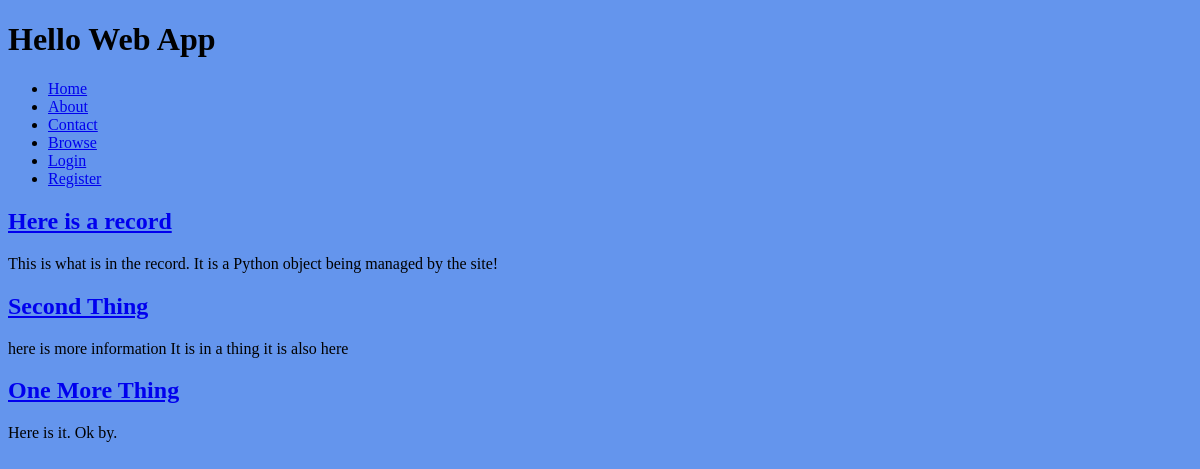
/, run on an earlier commit of the app's database.
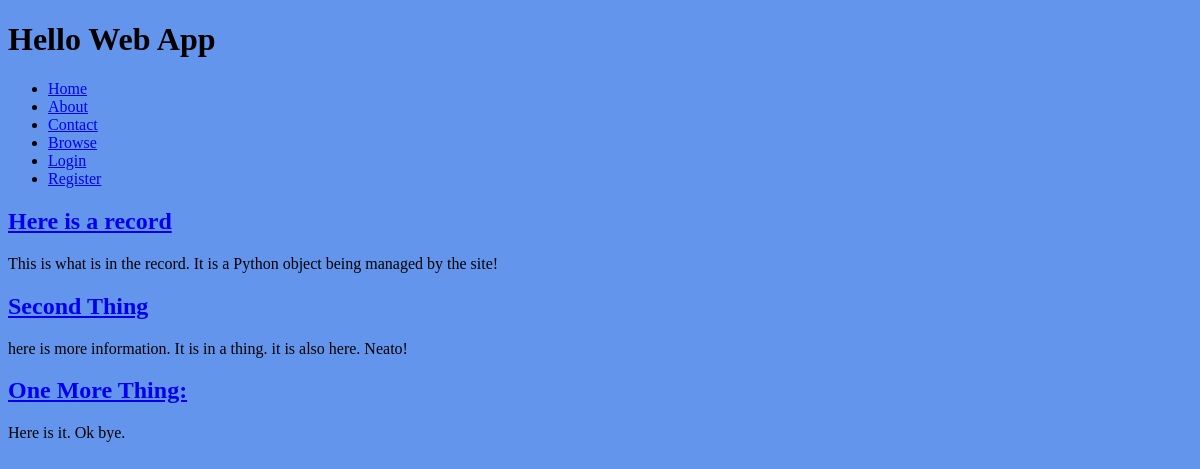
And on a later commit of the database.
### collection/models.py (models this page shows)
class Thing(models.Model):
    name = models.CharField(max_length = 255)
    description = models.TextField()
    slug = models.SlugField(unique = True)
    user = models.OneToOneField(User, on_delete=models.CASCADE,
                            blank = True, null = True)

### collection/views.py (the view)
# urls.py: path('', views.index,
def index(request):
    things = Thing.objects.all()
    return render(request, 'index.html', {
        'things': things,
})

### collection/templates/index.html (shortened to what this page needs)
{% extends 'base.html' %}
{% block content %}
{% for thing in things %}
<h2><a href="{% url 'thing_detail' slug=thing.slug %}">
{{ thing.name }}
</a></h2>
<p>{{ thing.description }}</p>
{% endfor %}
{% endblock content %}

### collection/templates/base.html (shortened to what this page needs)
{% load staticfiles %}
<!doctype html>
<html>
<head>
	<link rel="stylesheet" href="{% static 'css/style.css' %}" />
</head>
	<body>
        <h1>Hello Web App</h1>
        <nav>
            <ul>
                <li><a href="{% url 'home' %}">Home</a></li>
                <li><a href="{% url 'about' %}">About</a></li>
                <li><a href="{% url 'contact' %}">Contact</a></li>
				<li><a href="{% url 'browse' %}">Browse</a></li>
				{% if user.is_authenticated %}
					<li>
						<a href="{% url 'auth_logout' %}">Logout</a>
					</li>
				{% else %}
					<li>
						<a href="{% url 'auth_login' %}">Login</a>
					</li>
					<li>
						<a href="{% url 'registration_register' %}">Register</a>
					</li>
				{% endif %}
            </ul>
        </nav>
        {% block content %}{% endblock content %}
	<body>
</html>

### collection/static/css/style.css (style rules this page uses)
body { background-color: cornflowerblue; }

What changed in the data, as far as the page shows it:
changed Thing "Second Thing": description "here is more information It is in a thing it is also here" → "here is more information. It is in a thing. it is also here. Neato!"
changed Thing: name "One More Thing" → "One More Thing:"; description "Here is it. Ok by." → "Here is it. Ok bye."
